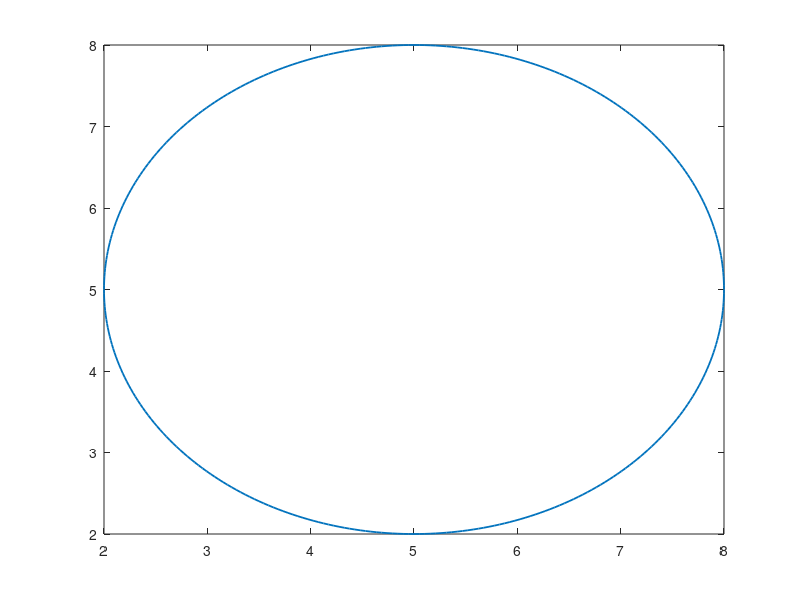

MATLAB code for this plot: (Note: this script raises an error after producing the figure.)
%program by Poteryaeva Valentina
%%%%%%%%%%%%%%%%%%%%%%%%%%%%%%%%%%%%%%%%%%%%%%%%%%%%%%%%%%%%%%%%%%
clear all;
epsil=sqrt( 51.2*10.22 ); 
sigm=0.2815; hslice=10;
m=0.00048; vsk=1351;q=140;%helium

Np=1;R=3;
%%%%%%%%%%%%%%%%%%%%%%%%%%%%%%%%%%%%%%%%%%%%%%%%%%%%%%%%%%%%%%%%%%
z0=5;y0=5;
%Drawing spheres:
    ph=[0:pi/180:2*pi]; 
    zz=R*cos(ph)+z0; %z0 -center of sphere
    yy=R*sin(ph)+y0; 
    plot(zz,yy, 'LineWidth',1.3); hold on;
    
deltaz=0.08497;z=[0:deltaz:12];
;delta_for_r=0.0152137;delta_for_theta=0.01517;
Uslice=zeros(1,length(z));
for i=1:length(z)
    Uslice(i)=method_trapeciiSphere(delta_for_theta, delta_for_r, z(i),sigm,R);
end
Uslice=Uslice*8*pi*q*epsil;
%plot(z, Uslice);

dU=zeros(1,length(z));
for k=2:length(z)-1
    dU(k)=(Uslice(k+1)-Uslice(k-1))/(2*deltaz);
end
dU(1)=dU(2);dU(length(z))=dU(length(z)-1);
plot([0 hslice],[hslice hslice], 'b');
D=runpron( dU,z,R,vsk,Np,hslice,z0,y0,m )
